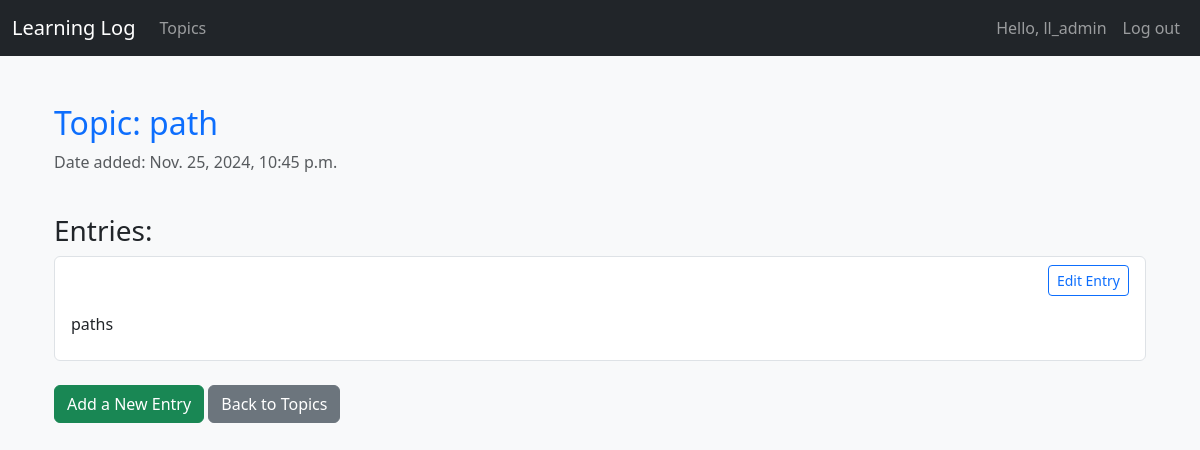
Screenshot of /topics/6/ (signed in) with the database file from the repository.
### learning_logs/models.py (models this page shows, shortened)
class Topic(models.Model):
    text = models.CharField(max_length=200)
    date_added = models.DateTimeField(auto_now_add=True)
    owner = models.ForeignKey(User, on_delete=models.CASCADE, null=True)  # Ensure this exists

class Entry(models.Model):
    topic = models.ForeignKey(Topic, on_delete=models.CASCADE)
    text = models.TextField()
    date_added = models.DateTimeField(null=True)
    class Meta:
        verbose_name_plural = 'entries'

### learning_logs/views.py (the view)
# urls.py: path('topics/<int:topic_id>/', views.topic, name='topic'),
@login_required
def topic(request, topic_id):
    topic = get_object_or_404(Topic, id=topic_id)  # Fetch the topic or return 404 if not found
    entries = topic.entry_set.order_by('-date_added')  # Get all related entries, ordered by date
    context = {'topic': topic, 'entries': entries}
    return render(request, 'learning_logs/topic.html', context)

### learning_log/templates/learning_logs/topic.html (shortened to what this page needs)
{% extends "learning_logs/base.html" %}
{% block content %}
<div class="container">
    <div class="row">
        <div class="col-12">
            <h2 class="mt-4 text-primary">Topic: {{ topic.text }}</h2>
            <p class="text-muted">Date added: {{ topic.date_added }}</p>
        </div>
    </div>
    <div class="row">
        <div class="col-12">
            <h3 class="mt-4">Entries:</h3>
            {% if entries %}
                <ul class="list-group">
                    {% for entry in entries %}
                        <li class="list-group-item">
                            <div class="d-flex justify-content-between">
                                <a href="{% url 'learning_logs:edit_entry' entry.id %}" class="btn btn-sm btn-outline-primary">Edit Entry</a>
                            </div>
                            <p class="mt-2">{{ entry.text|linebreaks }}</p>
                        </li>
                    {% endfor %}
                </ul>
            {% else %}
                <p class="text-muted">No entries have been added yet for this topic.</p>
            {% endif %}
        </div>
    </div>
    <div class="row mt-4">
        <div class="col-12">
            <a href="{% url 'learning_logs:new_entry' topic.id %}" class="btn btn-success">Add a New Entry</a>
            <a href="{% url 'learning_logs:topics' %}" class="btn btn-secondary">Back to Topics</a>
        </div>
    </div>
</div>
{% endblock %}

### learning_log/templates/learning_logs/base.html (shortened to what this page needs)
{% load bootstrap5 %}
<!DOCTYPE html>
<html lang="en">
<head>
    <link href="https://cdn.jsdelivr.net/npm/bootstrap@5.3.0-alpha1/dist/css/bootstrap.min.css"
          rel="stylesheet"
>
</head>
<body class="bg-light">
<nav class="navbar navbar-expand-lg navbar-dark bg-dark">
    <div class="container-fluid">
        <a class="navbar-brand" href="{% url 'learning_logs:home' %}">Learning Log</a>
        <div class="collapse navbar-collapse" id="navbarNav">
            <ul class="navbar-nav">
                <li class="nav-item">
                    <a class="nav-link" href="{% url 'learning_logs:topics' %}">Topics</a>
                </li>
            </ul>
            <ul class="navbar-nav ms-auto">
                {% if user.is_authenticated %}
                    <li class="nav-item">
                        <a class="nav-link" href="#">Hello, {{ user.username }}</a>
                    </li>
                    <li class="nav-item">
                        <a class="nav-link" href="{% url 'users:logout' %}">Log out</a>
                    </li>
                {% endif %}
            </ul>
        </div>
    </div>
</nav>
<div class="container mt-4">
    <div>
        {% block content %}{% endblock %}
    </div>
</div>
</body>
</html>

### rows the page displays
Topic: text "path", date_added "Nov. 25, 2024, 10:45 p.m."
Entry: text "paths"

### other values shown
{{ user.username }} "ll_admin"
